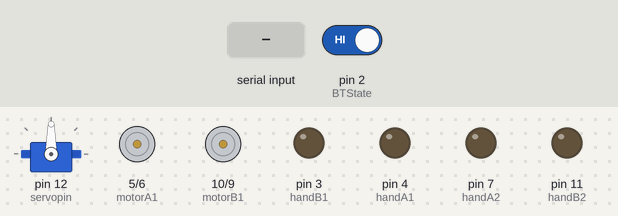
A sketch run on a simulated Arduino Uno, built with avr-gcc and run on an emulated ATmega328P. Parts: servo, motor-driver pin pairs drawn as motors (green arrow = first pin HIGH = forward, orange = second pin HIGH = backward, longer = more drive), output pins drawn as LEDs (lit = HIGH). The test bench sets the inputs (shaded band); at power-on: pin 2 (BTState) HIGH.

Above: at 1.2 s.
1.3 s: "F" received over Serial
At 1.7 s:
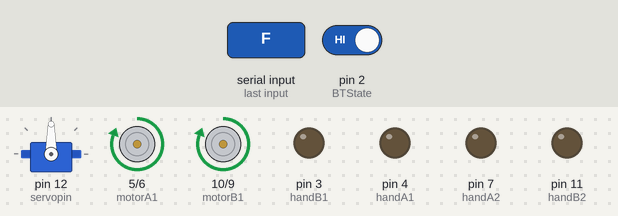
2.8 s: byte 73 ('I') received over Serial
At 4.0 s:
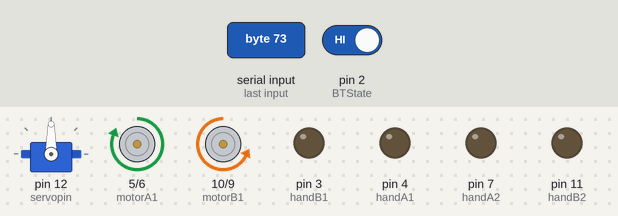
4.3 s: byte 72 ('H') received over Serial
At 5.2 s:
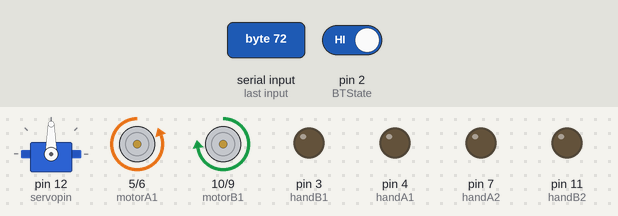
5.8 s: byte 74 ('J') received over Serial
At 6.3 s:
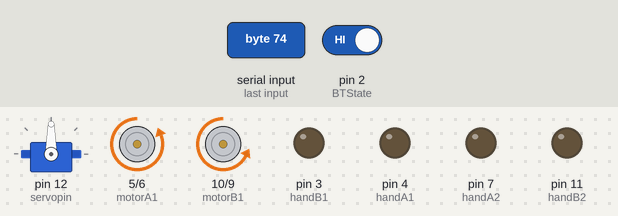
7.3 s: byte 80 ('P') received over Serial
At 8.5 s:
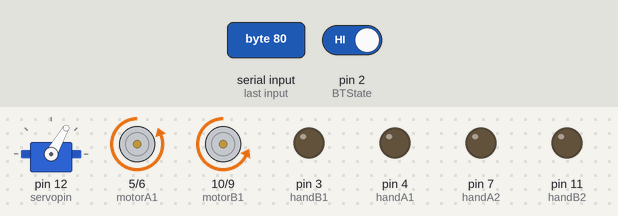
8.8 s: pin 2 (BTState) driven LOW
At 9.8 s:
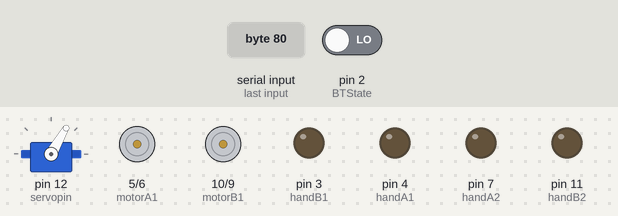
Timing chart, 0 to 11.3 s (numbered marks = the images above; inputs shaded):
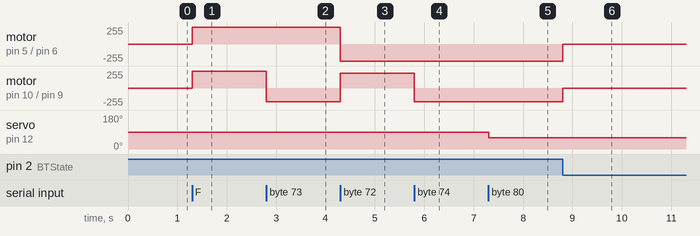

Measured:
- after the input at 1.3 s, motor on pin 5 (motorA1) / pin 6 (motorA2), motor on pin 10 (motorB1) / pin 9 (motorB2): stopped → forward 255/255 at once
- after the input at 2.8 s, motor on pin 10 (motorB1) / pin 9 (motorB2): forward 255/255 → backward 205/255 at once
- after the input at 4.3 s, motor on pin 5 (motorA1) / pin 6 (motorA2): forward 255/255 → backward 255/255 at once; motor on pin 10 (motorB1) / pin 9 (motorB2): backward 205/255 → forward 225/255 at once
- after the input at 5.8 s, motor on pin 10 (motorB1) / pin 9 (motorB2): forward 225/255 → backward 205/255 at once
- after the input at 7.3 s, servo on pin 12 (servopin): 90° → 60° at once
- after the input at 8.8 s, motor on pin 5 (motorA1) / pin 6 (motorA2): backward 255/255 → stopped at once; motor on pin 10 (motorB1) / pin 9 (motorB2): backward 205/255 → stopped at once

The sketch:

controller.ino
```cpp
#include <Servo.h>
Servo myservo;

  const int motorA1  = 5;
  const int motorA2  = 6;
  const int motorB1  = 10;
  const int motorB2  = 9;

  const int handA1 = 4;
  const int handA2 = 7;

  const int handB1 = 3;
  const int handB2 = 11;

  const int servopin =12 ;

  const int BTState = 2;


  int state;
  int vSpeed=255 ;

void setup() {

  // wheel dc motor
  pinMode(motorA1, OUTPUT);
  pinMode(motorA2, OUTPUT);
  pinMode(motorB1, OUTPUT);
  pinMode(motorB2, OUTPUT);

  // for ending factor
  pinMode(handA1, OUTPUT);
  pinMode(handA2, OUTPUT);

  // for hand
  pinMode(handB1, OUTPUT);
  pinMode(handB2, OUTPUT);

  // for Bluetooth
  pinMode(BTState, INPUT);

  // for servo
  myservo.attach(servopin);
  Serial.begin(9600);
}

void loop() {

 if(digitalRead(BTState)==LOW) { state='S'; }

  //Save income data to variable 'state'
    if(Serial.available() > 0){
      state = Serial.read();
    }

    if (state == '0'){
      vSpeed=0;}
    else if (state == '1'){
      vSpeed=100;}
    else if (state == '2'){
      vSpeed=180;}
    else if (state == '3'){
      vSpeed=230;}
    else if (state == '4'){
      vSpeed=255;}

      if(state =='F'){
        forward();
      }

      else if(state =='B')
      {
        backward();
      }
      else if(state =='L')
      {
        left();
      }

       else if(state =='R')
      {
        right();
      }


      else if(state =='G')
      {
        forwardleft();
      }

      else if(state =='I')
      {
        forwardRight();
      }

      else if(state =='H')
      {
        backwardLeft();
      }

     else if(state =='J')
      {
        backwardRight();
      }

      else if(state =='S')
      {
        stop_bot();
      }

      // hand part

      // grip C, D ,E
      else if(state=='P'){
        myservo.write(60);
      }
       else if(state=='Q'){
        myservo.write(10);
      }
      else if(state=='K'){
        analogWrite(handA1, 0);
        analogWrite(handA2, 0);
      }

      // factor mover move
      else if(state=='C'){
        factor_up();
      }
       else if(state=='D'){
        factor_down();
      }

       else if(state=='E'){
        analogWrite(handB1, 0);
        analogWrite(handB2, 0);
      }

      // Servo Controll
      else if(state=='M'){
        myservo.write(60);
      }
      else if(state=='N'){
        myservo.write(10);
      }
      else if(state=='O'){

      }
}
void grip(){
  analogWrite(handA1, 255);
  analogWrite(handA2, 0);
}
void release_hand(){
  analogWrite(handA1, 0);
  analogWrite(handA2, 255);
}

void factor_up(){
  analogWrite(handB1, 255);
  analogWrite(handB2, 0);
}
void factor_down(){
  analogWrite(handB1, 0);
  analogWrite(handB2, 255);
}


void forward(){
  analogWrite(motorA1, vSpeed);
  analogWrite(motorA2, 0);

  analogWrite(motorB1, vSpeed);
  analogWrite(motorB2, 0);
}
void backward(){
 analogWrite(motorA1, 0);
 analogWrite(motorA2, vSpeed);

 analogWrite(motorB1, 0);
 analogWrite(motorB2, vSpeed);
}
void left(){
  analogWrite(motorA1, 0);
  analogWrite(motorA2, vSpeed);

  analogWrite(motorB1, vSpeed);
  analogWrite(motorB2, 0);
}
void right(){
  analogWrite(motorA1, vSpeed);
  analogWrite(motorA2, 0);
  analogWrite(motorB1, 0);
  analogWrite(motorB2, vSpeed);
}

void stop_bot(){
  analogWrite(motorA1, 0);
  analogWrite(motorA2, 0);
  analogWrite(motorB1, 0);
  analogWrite(motorB2, 0);
}
void forwardleft(){
  analogWrite(motorA1, vSpeed);
  analogWrite(motorA2, 0);
  analogWrite(motorB1, vSpeed-50);
  analogWrite(motorB2, 0);
}
void forwardRight(){
  analogWrite(motorA1, vSpeed);
  analogWrite(motorA2, 0);
  analogWrite(motorB1, 0);
  analogWrite(motorB2, vSpeed-50);
}
void backwardLeft(){
  analogWrite(motorA1, 0);
  analogWrite(motorA2, vSpeed);
  analogWrite(motorB1, vSpeed-30);
  analogWrite(motorB2, 0);
}
void backwardRight(){
  analogWrite(motorA1, 0);
  analogWrite(motorA2, vSpeed);
  analogWrite(motorB1, 0);
  analogWrite(motorB2, vSpeed-50);
}
```
